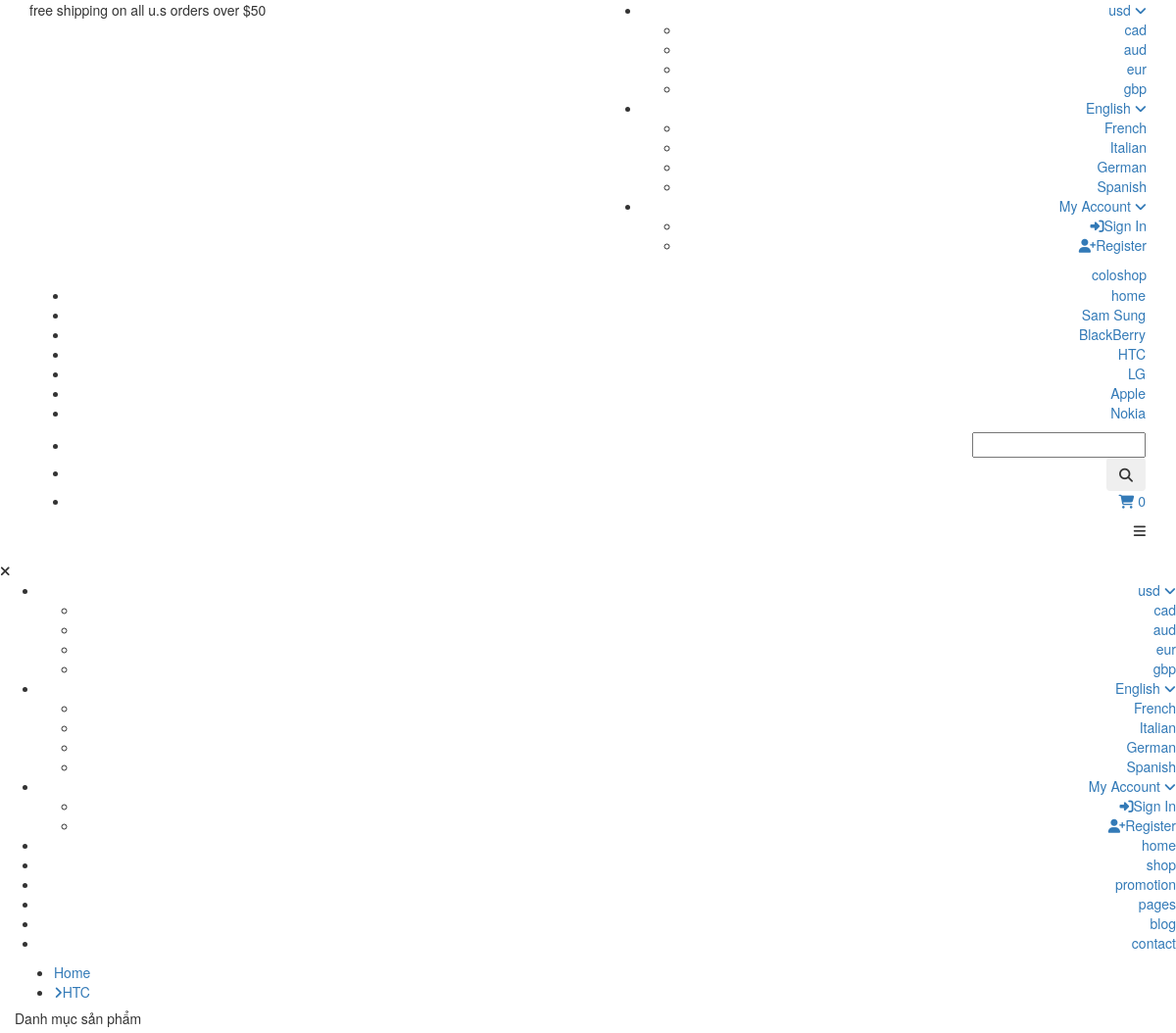
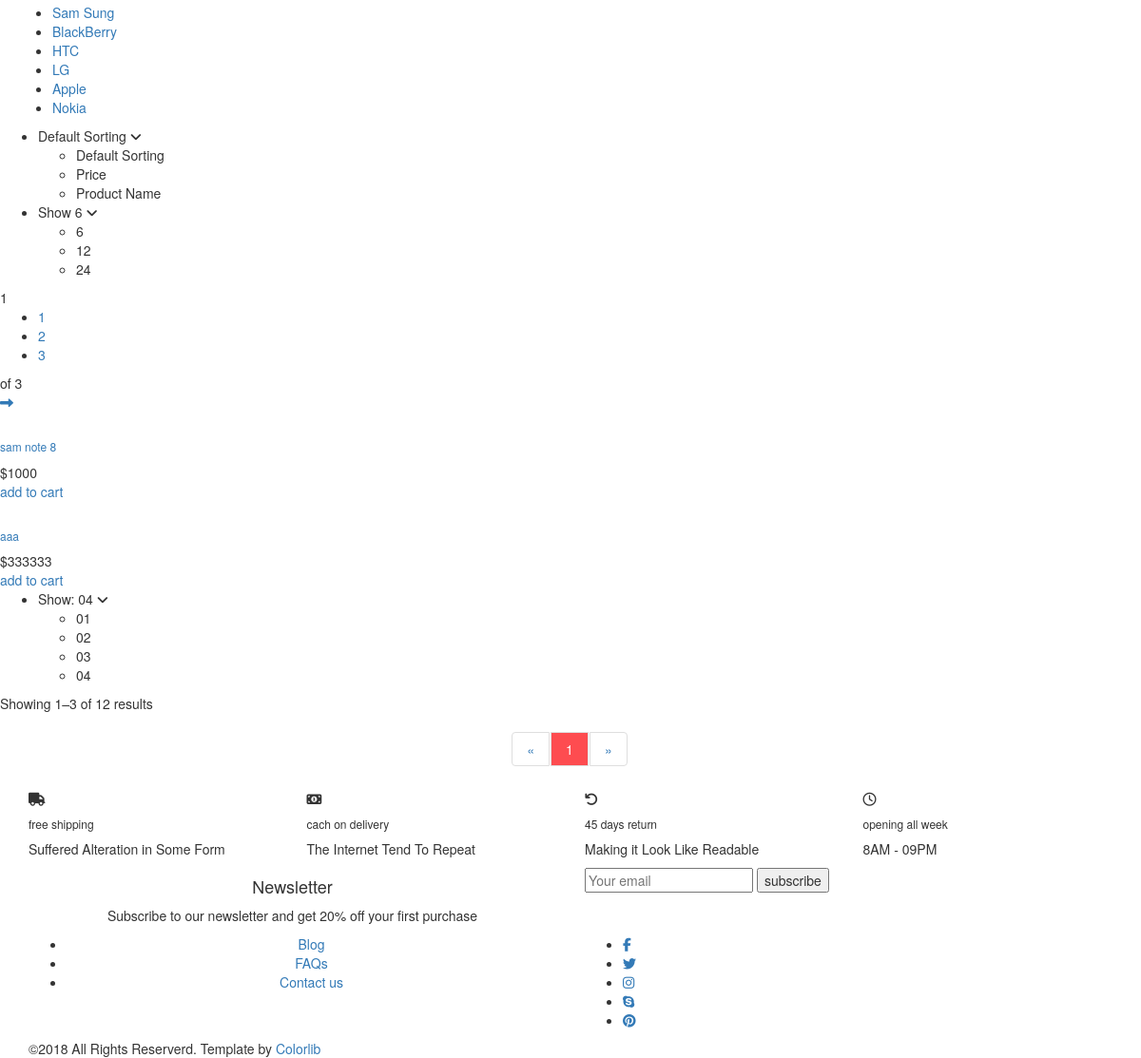
The page /danh-muc-san-pham.php?id=12 on the database its author committed (2 pictures, top to bottom).
### tables this page shows
CREATE TABLE `category` (
  `id` int(11) NOT NULL,
  `name` varchar(100) DEFAULT NULL,
  `slug` varchar(100) DEFAULT NULL,
  `images` varchar(100) DEFAULT NULL,
  `banner` varchar(100) DEFAULT NULL,
  `home` tinyint(4) DEFAULT NULL,
  `status` tinyint(4) DEFAULT NULL
);

CREATE TABLE `product` (
  `id` int(11) NOT NULL,
  `name` varchar(100) DEFAULT NULL,
  `slug` varchar(100) DEFAULT NULL,
  `price` varchar(100) DEFAULT NULL,
  `sale` tinyint(100) DEFAULT '0',
  `thumbar` varchar(100) DEFAULT NULL,
  `category_id` int(11) DEFAULT NULL,
  `content` text,
  `head` int(11) DEFAULT '0',
  `view` int(11) DEFAULT '1',
  `hot` tinyint(4) DEFAULT '0'
);

### danh-muc-san-pham.php (the view, shortened to what the rows shown need)
<?php
    require_once __DIR__ .'/autoload.php';
    $id = getInput('id');
    $cateName = $db->fetchId("category",$id);
    $sqlProduct = "SELECT product .* FROM product WHERE category_id = $id ";
    $kq = $db->fetchsql($sqlProduct);
    $total = count($kq);
     if (isset($_GET['page']))
    {
        $page = intval($_GET['page']);
    }else
    {
        $page = 1;
    }
    $product = $db->fetchJonePagi('product',$sqlProduct,$total,$page,10,$pagi = true );
    if(isset($product['page']))
    {
        unset($product['page']);
    }
?>
<?php   require_once __DIR__ .'/layouts/header.php'; ?>
    <div class="container product_section_container">
        <div class="row">
            <div class="col product_section clearfix">
                <div class="breadcrumbs d-flex flex-row align-items-center">
                    <ul>
                        <li class="active"><a href="/"><i class="fa fa-angle-right" aria-hidden="true"></i><?= $cateName['name'] ?></a></li>
                    </ul>
                </div>
                <div class="sidebar">
                    <div class="sidebar_section">
                        <ul class="sidebar_categories">
                            <?php foreach($category as $itemCate) :?>
                                     <li class="<?= $itemCate['id'] == $id ? 'active' : '' ?>"><a href="danh-muc-san-pham.php?id=<?=  $itemCate['id']  ?>"><?= $itemCate['name'] ?></a></li>
                            <?php endforeach ; ?>
                        </ul>
                    </div>
                </div>
                <div class="main_content">
                    <div class="products_iso">
                        <div class="row">
                            <div class="col">
                                <div class="product-grid">
                                    <?php foreach($product as $item) :?>
                                    <div class="product-item men">
                                        <div class="product discount product_filter">
                                            <div class="product_image">
                                            </div>
                                            <div class="product_info">
                                                <h6 class="product_name"><a href="chi-tiet-san-pham.php?id=<?= $item['id'] ?>"><?= $item['name'] ?></a></h6>
                                                <div class="product_price">
                                                    <?php if($item['sale']) :?>
                                                        <?= (100 - $item['sale']) * $item['price'] / 100  ?><span>$<?= $item['price'] ?></span>
                                                    <?php else :?>
                                                       $<?= $item['price'] ?>
                                                    <?php endif ;?>
                                                </div>
                                            </div>
                                        </div>
                                        <div class="red_button add_to_cart_button"><a href="them-gio-hang.php?id=<?= $item['id'] ?>">add to cart</a></div>
                                    </div>
                                     <?php endforeach ;?>
                                </div>
                            </div>
                        </div>
                    </div>
                </div>
            </div>
        </div>
    </div>
   <?php require_once __DIR__ .'/layouts/footer.php' ?>

### layouts/header.php (shortened to what the rows shown need)
<!DOCTYPE html>
<html lang="en">
<head>
<link rel="stylesheet" type="text/css" href="<?= base_url() ?>/themes/styles/bootstrap4/bootstrap.min.css">
<link href="<?= base_url() ?>/themes/plugins/font-awesome-4.7.0/css/font-awesome.min.css" rel="stylesheet" type="text/css">
<link rel="stylesheet" type="text/css" href="<?= base_url() ?>/themes/plugins/OwlCarousel2-2.2.1/owl.carousel.css">
<link rel="stylesheet" type="text/css" href="<?= base_url() ?>/themes/plugins/OwlCarousel2-2.2.1/owl.theme.default.css">
<link rel="stylesheet" type="text/css" href="<?= base_url() ?>/themes/plugins/OwlCarousel2-2.2.1/animate.css">
<link rel="stylesheet" type="text/css" href="<?= base_url() ?>/themes/plugins/jquery-ui-1.12.1.custom/jquery-ui.css">
<link rel="stylesheet" type="text/css" href="<?= base_url() ?>/themes/styles/categories_styles.css">
<link rel="stylesheet" type="text/css" href="<?= base_url() ?>/themes/styles/categories_responsive.css">
</head>
<body>
<div class="super_container">
    <header class="header trans_300">
        <div class="main_nav_container">
            <div class="container">
                <div class="row">
                    <div class="col-lg-12 text-right">
                        <nav class="navbar" style="">
                            <ul class="navbar_menu">
                                <?php foreach($category as $itemCate) :?>
                                     <li><a href="danh-muc-san-pham.php?id=<?=  $itemCate['id']  ?>"><?= $itemCate['name'] ?></a></li>
                                <?php endforeach ; ?>
                            </ul>
                        </nav>
                    </div>
                </div>
            </div>
        </div>
    </header>

### rows shown on the page
category: name "Sam Sung"
category: name "BlackBerry"
category: name "HTC"
category: name "LG"
category: name "Apple"
category: name "Nokia"
product: name "sam note 8", price "1000"
product: name "aaa", price "333333"

### other values the page prints
$soCart "0"
